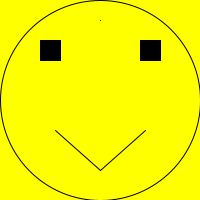
Frame 1 (no input)
Frame 60 (the mouse pressed at the canvas centre just before this capture): identical to frame 1, image omitted
Frame 120 (the mouse held since frame 60 and released just before this capture): identical to frame 1, image omitted

The Processing sketch that drew this single still picture (run headless with seeded random() and noise(); from frame 60 on, the mouse is pressed at the canvas centre):

// Processing sketch: ex2_9
// ── ex2_9.pde
void setup (){
  size(200,200);
}
void draw(){
  background(255,255,0);
  noFill();
  ellipse(100,100,200,200);
  point(100,20);
  fill(0);
  rect(40,40,20,20);
  rect(140,40,20,20);
  stroke(0);
  line(55,130,100,170);
  line(100,170,145,130);
}
